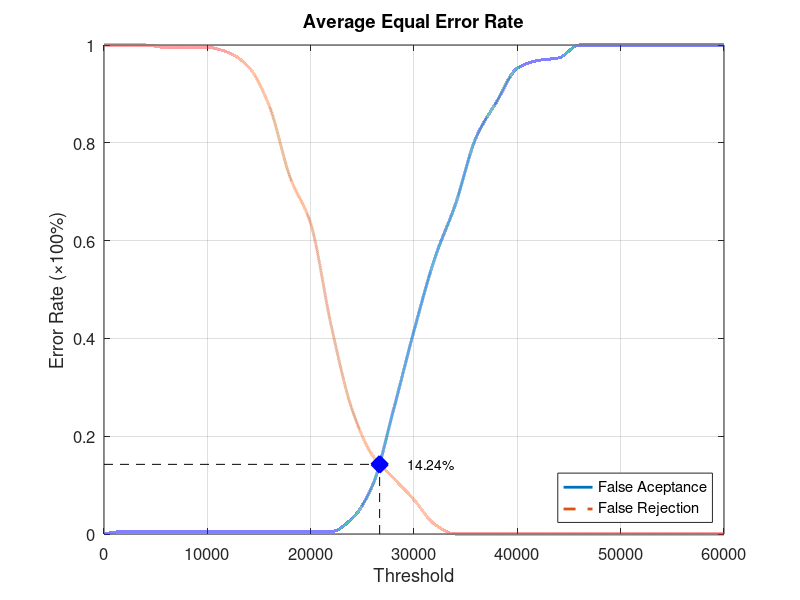
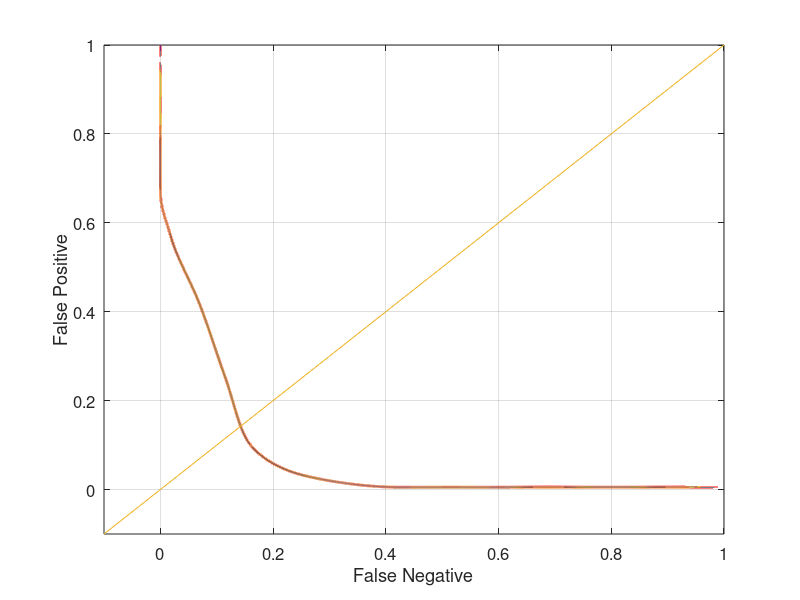

MATLAB code for these plots, in order:
function yEER = Database1_1
close all;
clear;
clc;
x = 0:2000:60000;
xq = 0:0.5:60000;

y0 = [0 0.00526316 0.00526316 0.00526316 0.00526316 0.00526316 0.00526316 0.00526316 0.00526316 0.00526316 0.00526316 0.00526316 0.0315789 0.1 0.252632 0.415789 0.563158 0.673684 0.810526 0.884211 0.952632 0.968421 0.973684 1 1 1 1 1 1 1 1];
yy0 = interp1(x, y0, xq, 'pchip');
y1 = [1 1 1 0.995 0.995 0.995 0.985 0.955 0.875 0.73 0.635 0.425 0.255 0.16 0.115 0.07 0.02 0 0 0 0 0 0 0 0 0 0 0 0 0 0];
yy1 = interp1(x, y1, xq, 'pchip');

% Calculating EER: 
y2 = abs(y0 - y1);
find(y2 == min(y2))
yy2 = abs(yy0 - yy1);
xEER = find(yy2 == min(yy2));
xEERIndex = xq(xEER) % X-axis EER
yEER = yy0(xEER) % Y-axis EER

main = figure
plot(xq, yy0,'-','LineWidth', 2);	hold on
plot(xq, yy1,'--','LineWidth', 2);	hold on
plot([xEERIndex xEERIndex], [0 yEER], 'k--');	hold on
plot([0 xEERIndex], [yEER yEER], 'k--');	hold on
plot(xEERIndex, yEER, 'bx', 'LineWidth', 10);	hold on
text(xEERIndex + 10 * xEERIndex / 100, yEER, [num2str(round((10000 * yEER)) / 100) '%'])
legend('False Aceptance', 'False Rejection', 'Location', 'SouthEast')
xlabel('Threshold')
ylabel('Error Rate (\times100%)')
title('Average Equal Error Rate')
set(gca, 'FontSize', 12)
axis([0 60000 0 1])
grid on

print(main, 'Database1_1Main', '-dpng');
FNRxFPR = figure('Color', [1 1 1]);
plot(yy1, yy0, '-', yy1, yy0, 'LineWidth', 2);
hold on
y = -0.1:0.1:1
plot(y, y); 
set(gca, 'FontSize', 12)
xlabel('False Negative')
ylabel('False Positive')
axis([-0.1 1 -0.1 1])
set(gca, 'FontSize', 12)
grid on

print(FNRxFPR, 'Database1_1FNRxFPR','-dpng');
end
